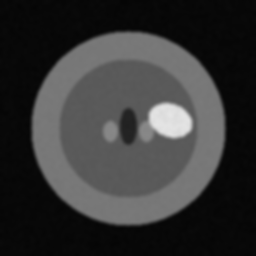
#> input picture resultados_longitudinal_samples/timepoints/T0_baseline_imagen.png, 256 x 256 px
$ python -i longitudinal_pet_analysis.py   (imports and definitions only)
#> lines starting #> are read from the running program, lines starting #| are printed output that depends on the picture; after the words box and inside, x2 and y2 are one past the last pixel; in counts of white or black regions, pixels touching at a corner belong together
#> further down, picture is the input picture: shape (256, 256); min 5, max 229, mean 53.4
"""
Análisis longitudinal de tumores cerebrales en imágenes PET.

Permite comparar estudios PET del MISMO paciente en distintos momentos
para evaluar la evolución tumoral: crecimiento, respuesta al tratamiento
o estabilidad.

Pipeline:
    1. Carga de imágenes PET de múltiples timepoints.
    2. Segmentación tumoral (nnU-Net JuST_BrainPET o métodos clásicos).
    3. Registro espacial entre timepoints (alineación).
    4. Comparación de máscaras tumorales a lo largo del tiempo.
    5. Cálculo de métricas longitudinales (volumen, Dice, RECIST).
    6. Generación de visualizaciones y reportes.

Modos de segmentación:
    - nnunet   : nnU-Net v1 con JuST_BrainPET (Task169_BrainTumorPET).
                 Requiere NIfTI 3D + nnU-Net instalado.
    - classical: K-Means + morfología (funciona con PNG/JPG 2D).

Uso:
    # Demo con datos sintéticos (no requiere imágenes externas):
    python longitudinal_pet_analysis.py --generate-demo

    # Analizar imágenes PET de un paciente:
    python longitudinal_pet_analysis.py carpeta_paciente/

    # Analizar con nnU-Net (requiere instalación previa):
    python longitudinal_pet_analysis.py carpeta_paciente/ --method nnunet

    # Imagen PET existente del proyecto + timepoints sintéticos:
    python longitudinal_pet_analysis.py imagenes/pet_cuerpo_completo.png --generate-demo

Dependencias base: numpy, opencv-python, matplotlib, scikit-image, pandas.
Opcionales (nnU-Net): torch, nnunet (v1), nibabel, SimpleITK.
"""

from __future__ import annotations

import argparse
import csv
import json
import math
import os
import shutil
import subprocess
import sys
from datetime import datetime, timedelta
from pathlib import Path

import cv2
import matplotlib.pyplot as plt
import matplotlib.dates as mdates
import numpy as np

try:
    import pandas as pd
    HAS_PANDAS = True
except ImportError:
    HAS_PANDAS = False

try:
    import nibabel as nib
    HAS_NIBABEL = True
except ImportError:
    HAS_NIBABEL = False

try:
    import SimpleITK as sitk
    HAS_SITK = True
except ImportError:
    HAS_SITK = False

NNUNET_AVAILABLE = shutil.which("nnUNet_predict") is not None

# ---------------------------------------------------------------------------
# Constantes
# ---------------------------------------------------------------------------

DEMO_SIZE = 256
BRAIN_RADIUS_FRAC = 0.38
TUMOR_DEFAULT_CENTER = (170, 120)
TUMOR_DEFAULT_AXES = (22, 16)
TUMOR_BASE_INTENSITY = 225

KMEANS_K = 4
MIN_LESION_AREA = 30
ERODE_KERNEL = 3
ERODE_ITERATIONS = 1
DILATE_KERNEL = 5
DILATE_ITERATIONS = 2
MORPH_KERNEL = 5

# Criterios RECIST simplificados (basados en cambio de área/volumen)
RECIST_CR_THRESHOLD = -0.90   # Complete Response: >90% reducción
RECIST_PR_THRESHOLD = -0.30   # Partial Response:  >30% reducción
RECIST_PD_THRESHOLD = 0.20    # Progressive Disease: >20% aumento

CMAP_GROWTH = (0, 0, 255)     # Rojo — crecimiento tumoral
CMAP_SHRINK = (0, 200, 0)     # Verde — reducción tumoral
CMAP_STABLE = (255, 200, 0)   # Amarillo — tumor estable


# ---------------------------------------------------------------------------
# Generación de datos demo (cerebro PET sintético)
# ---------------------------------------------------------------------------

# [268 lines left out: functions _make_brain_pet, generate_demo_data, load_timepoints_from_dir, _load_nifti_timepoints, _extract_date_from_name, not called in this run]


# ---------------------------------------------------------------------------
# Segmentación clásica (fallback sin nnU-Net)
# ---------------------------------------------------------------------------

def segment_classical(gray: np.ndarray) -> np.ndarray:
    """Segmenta tumores en PET cerebral usando K-Means + morfología."""
    denoised = cv2.GaussianBlur(gray, (5, 5), 1.0)

    # Máscara cerebral (excluir fondo)
    _, brain = cv2.threshold(denoised, 0, 255, cv2.THRESH_BINARY + cv2.THRESH_OTSU)
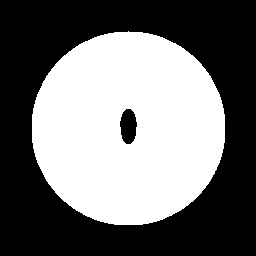
#> brain: shape (256, 256); 44.5% white; 1 white region, box (x1, y1, x2, y2) and area: (32, 31, 225, 225) 29156
    kernel = cv2.getStructuringElement(cv2.MORPH_ELLIPSE, (7, 7))
    brain = cv2.morphologyEx(brain, cv2.MORPH_CLOSE, kernel, iterations=3)
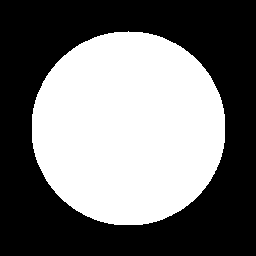
#> brain: shape (256, 256); 45.2% white; 1 white region, box (x1, y1, x2, y2) and area: (32, 31, 225, 225) 29615
    brain = cv2.morphologyEx(brain, cv2.MORPH_OPEN, kernel, iterations=2)
#> brain: shape (256, 256); 45.2% white; 1 white region, box (x1, y1, x2, y2) and area: (32, 31, 225, 225) 29613
    num, labels, stats, _ = cv2.connectedComponentsWithStats(brain, connectivity=8)
#> num = 2; stats = [[0, 0, 256, 256, 35923], [32, 31, 193, 194, 29613]]
    if num > 1:
        largest = max(range(1, num), key=lambda i: stats[i, cv2.CC_STAT_AREA])
#> largest = 1
        brain = np.where(labels == largest, 255, 0).astype(np.uint8)

    # K-Means: cluster más brillante = tumor (PET cerebral)
    ys, xs = np.where(brain > 0)
    if ys.size < KMEANS_K:
        return np.zeros_like(gray)

    pixels = denoised[ys, xs].reshape(-1, 1).astype(np.float32)
    criteria = (cv2.TERM_CRITERIA_EPS + cv2.TERM_CRITERIA_MAX_ITER, 50, 1.0)
    _, km_labels, centers = cv2.kmeans(
        pixels, KMEANS_K, None, criteria, 5, cv2.KMEANS_PP_CENTERS,
    )
#> centers = [118.8, 215.9, 90.22, 50.82]
    km_labels = km_labels.flatten()
    centers_flat = centers.flatten()
#> centers_flat = [118.8, 215.9, 90.22, 50.82]

    hot_cluster = int(np.argmax(centers_flat))
#> hot_cluster = 1
    mask_raw = np.zeros_like(gray)
    mask_raw[ys[km_labels == hot_cluster], xs[km_labels == hot_cluster]] = 255

    # Morfología
    k_erode = cv2.getStructuringElement(cv2.MORPH_ELLIPSE,
                                        (ERODE_KERNEL, ERODE_KERNEL))
    mask = cv2.erode(mask_raw, k_erode, iterations=ERODE_ITERATIONS)

    k_dilate = cv2.getStructuringElement(cv2.MORPH_ELLIPSE,
                                         (DILATE_KERNEL, DILATE_KERNEL))
    mask = cv2.dilate(mask, k_dilate, iterations=DILATE_ITERATIONS)

    k_close = cv2.getStructuringElement(cv2.MORPH_ELLIPSE,
                                        (MORPH_KERNEL, MORPH_KERNEL))
    mask = cv2.morphologyEx(mask, cv2.MORPH_CLOSE, k_close, iterations=2)

    # Filtro por área mínima
    num, labels, stats, _ = cv2.connectedComponentsWithStats(mask, connectivity=8)
    result = np.zeros_like(mask)
    for i in range(1, num):
        if stats[i, cv2.CC_STAT_AREA] >= MIN_LESION_AREA:
            result[labels == i] = 255

    return result


# ---------------------------------------------------------------------------
# Segmentación con nnU-Net (JuST_BrainPET)
# ---------------------------------------------------------------------------

# [117 lines left out: functions segment_nnunet, register_2d, register_mask, register_all_to_baseline, not called in this run]


# ---------------------------------------------------------------------------
# Métricas longitudinales
# ---------------------------------------------------------------------------

def tumor_area(mask: np.ndarray) -> int:
    """Área tumoral en píxeles."""
    return int(np.sum(mask > 0))


# [680 lines left out: functions dice_coefficient, jaccard_index, centroid, centroid_displacement, new_tumor_regions, disappeared_regions and 13 more, not called in this run]


# [2 lines not run here, left out]

>>> import cv2
>>> picture = cv2.imread('resultados_longitudinal_samples/timepoints/T0_baseline_imagen.png', cv2.IMREAD_GRAYSCALE)
>>> result = segment_classical(picture)
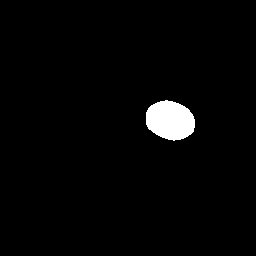
#> result: shape (256, 256); 2.3% white; 1 white region, box (x1, y1, x2, y2) and area: (146, 100, 195, 141) 1529
